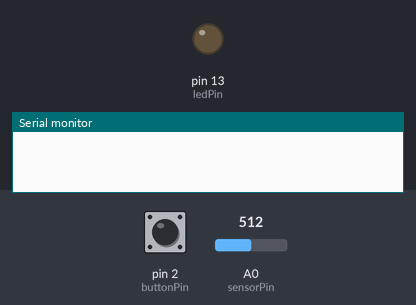
Simulated run of this sketch. Board: Arduino Uno, built with avr-gcc and run on an emulated ATmega328P. Shown: output pins drawn as LEDs (lit = HIGH), the last lines printed to the serial monitor. Dashed ring = blinking. The test bench sets the inputs (shaded band); at power-on: pin 2 (buttonPin) HIGH, A0 (sensorPin) = 512.

Above: at 1.2 s.
1.3 s: pin 2 (buttonPin) pulled LOW for 0.15 s
4.4 s: pin 2 (buttonPin) pulled LOW for 1 s
8.4 s: A0 (sensorPin) set to 122
At 9.8 s:
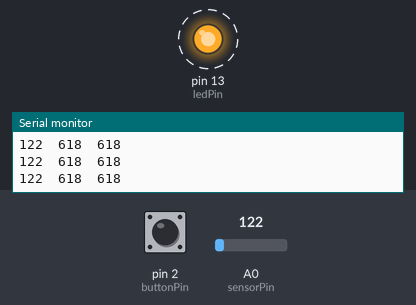
11.4 s: A0 (sensorPin) set to 0
14.4 s: pin 2 (buttonPin) driven LOW
At 15.5 s:
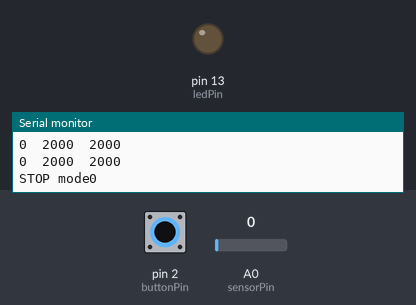
Timing chart, 0 to 17.4 s (numbered marks = the images above; inputs shaded):
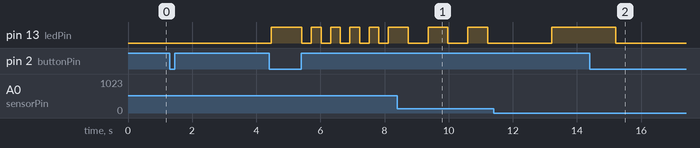

Measured:
- after the input at 8.4 s, pin 13 (ledPin): alternates HIGH for 0.62 s and LOW for 0.62 s, starting after 0.34 s
- after the input at 14.4 s, pin 13 (ledPin): goes on until 15.2 s, then stays LOW
- by itself, pin 13 (ledPin): repeats every 0.60 s: LOW 0.30 s, HIGH 0.30 s

The sketch:

main.ino
```cpp
int buttonPin = 2;//対象ボタンピン
int ledPin = 13;//対象LED出力ピン
int sensorPin = A0;//対象センサーピン
int lastState = HIGH;//直前のボタンの状態(未確定)
int stableState = HIGH;//現在のボタンの状態(確定)
int lastStableState = HIGH;//直前のボタンの状態(確定)
int sensorValue = 0;//光センサー値

enum ButtonState {
  BUTTON_RELEASED,
  BUTTON_PRESSED,
  BUTTON_LONG_PRESSED
};

enum ButtonEvent {
  BUTTON_EVENT_NONE,
  BUTTON_EVENT_SHORT_PRESS,
  BUTTON_EVENT_LONG_PRESS
};

enum Mode {
  MODE_STOP,
  MODE_PATTERN1,
  MODE_PATTERN2
};

enum Led {
  LED_ON,
  LED_OFF
};
enum ButtonEvent buttonEvent = BUTTON_EVENT_NONE;
enum ButtonState buttonState = BUTTON_RELEASED;
enum Mode mode = MODE_STOP;
enum Led ledState = LED_OFF;

unsigned long startTime = 0;
unsigned long changeTime = 0;//チャタリング確認用
unsigned long pressStartTime = 0;//長押し確認用
unsigned long lastPrintTime = 0;//ログ表示頻度調整用

const unsigned long debounceTime = 20;
const unsigned long longPressTime = 1000;

// 点滅周期パラメータ
unsigned long onTime = 1000;
unsigned long offTime = 3000;

void setup() {
  pinMode(buttonPin, INPUT_PULLUP);
  pinMode(ledPin, OUTPUT);
  digitalWrite(ledPin, LOW);
  Serial.begin(115200);
}

void loop() {
  unsigned long currentTime = millis();

  updateButton(currentTime);
  handleMode(currentTime);
  updateSensor(currentTime);
  updateLed(currentTime);
}

void updateButton(unsigned long currentTime) {
  int currentState = digitalRead(buttonPin);

  if (currentState != lastState) {
    changeTime = currentTime;
    lastState = currentState;
  }

  if (currentTime - changeTime >= debounceTime) {
    if (stableState != currentState) {
      lastStableState = stableState;
      stableState = currentState;

      // HIGH → LOW：押し始め
      if (lastStableState == HIGH && stableState == LOW) {
        pressStartTime = currentTime;
        buttonState = BUTTON_PRESSED;
      }

      // LOW → HIGH：離した瞬間
      if (lastStableState == LOW && stableState == HIGH) {
        if (buttonState == BUTTON_PRESSED) {
          buttonEvent = BUTTON_EVENT_SHORT_PRESS;
        }
        buttonState = BUTTON_RELEASED;
      }
    }
  }
  // 押され続けて1秒以上経過したら長押し
  if (buttonState == BUTTON_PRESSED && currentTime - pressStartTime >= longPressTime) {
    buttonEvent = BUTTON_EVENT_LONG_PRESS;
    buttonState = BUTTON_LONG_PRESSED;
  }
}

void handleMode(unsigned long currentTime) {
  if (buttonEvent == BUTTON_EVENT_LONG_PRESS) {
    mode = MODE_STOP;
    ledState = LED_OFF;
    digitalWrite(ledPin, LOW);
    Serial.println("STOP mode0");
    buttonEvent = BUTTON_EVENT_NONE;
  }
  else if (buttonEvent == BUTTON_EVENT_SHORT_PRESS) {
    if (mode == MODE_STOP) {
      mode = MODE_PATTERN1;
      ledState = LED_OFF;
      startTime = currentTime;
      digitalWrite(ledPin, LOW);
      Serial.println("START mode1");
      offTime = 3000;
      onTime  = 1000;
    }
    else if (mode == MODE_PATTERN1) {
      mode = MODE_PATTERN2;
      ledState = LED_OFF;
      startTime = currentTime;
      digitalWrite(ledPin, LOW);
      Serial.println("START mode2");
      offTime = 1000;
      onTime  = 1000;
    }
    else if (mode == MODE_PATTERN2) {
      mode = MODE_PATTERN1;
      ledState = LED_OFF;
      startTime = currentTime;
      digitalWrite(ledPin, LOW);
      Serial.println("START mode1");
      offTime = 3000;
      onTime  = 1000;
    }

    buttonEvent = BUTTON_EVENT_NONE;
  }
}

void updateSensor(unsigned long currentTime) {
  sensorValue = analogRead(sensorPin);

  if (mode == MODE_PATTERN2) {
    int adjustedSensorValue = constrain(sensorValue, 0, 150);
    offTime = map(adjustedSensorValue, 0, 150, 2000, 300);
    onTime = map(adjustedSensorValue, 0, 150, 2000, 300);

    if (currentTime - lastPrintTime >= 500) {
      lastPrintTime = currentTime;
      Serial.print(sensorValue);
      Serial.print("\t");
      Serial.print(offTime);
      Serial.print("\t");
      Serial.println(onTime);
    }
  }
}

void updateLed(unsigned long currentTime) {
  if (mode == MODE_STOP) {
    return;
  }

  if (ledState == LED_OFF && currentTime - startTime >= offTime) {
    digitalWrite(ledPin, HIGH);
    startTime = currentTime;
    ledState = LED_ON;
  }
  else if (ledState == LED_ON && currentTime - startTime >= onTime) {
    digitalWrite(ledPin, LOW);
    startTime = currentTime;
    ledState = LED_OFF;
  }
}
```
